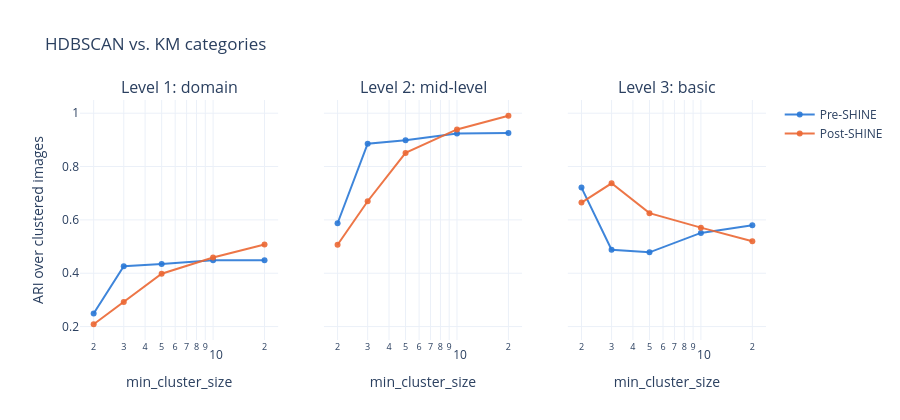

Notebook cell for this chart:
### Markdown cell above
## 1b. HDBSCAN agreement with KM levels (ndim = 10)

### Code cell
h = T["hdbscan"].query("ndim == 10")
fig = make_subplots(rows=1, cols=3, subplot_titles=["Level 1: domain", "Level 2: mid-level", "Level 3: basic"], shared_yaxes=True)
for k, level in enumerate([1, 2, 3], start=1):
    for c in COHORTS:
        d = h.query("cohort == @c and km_level == @level")
        fig.add_trace(go.Scatter(x=d["min_cluster_size"], y=d["ari"], mode="lines+markers", name=LABEL[c],
                                 line_color=COLOR[c], showlegend=k == 1), row=1, col=k)
fig.update_xaxes(type="log", title_text="min_cluster_size")
fig.update_yaxes(title_text="ARI over clustered images", row=1, col=1)
fig.update_layout(template="plotly_white", height=420, title="HDBSCAN vs. KM categories")
fig

### Figure 1 — Plotly figure (JSON) as saved in the notebook; plotly's stock layout.template omitted (floating-point values rounded to 4 significant figures)
{"data": [{"line": {"color": "rgba(42,120,214,0.9)"}, "mode": "lines+markers", "name": "Pre-SHINE", "showlegend": true, "type": "scatter", "x": [2, 3, 5, 10, 20], "xaxis": "x", "y": [0.2488, 0.426, 0.4345, 0.4487, 0.449], "yaxis": "y"}, {"line": {"color": "rgba(235,104,52,0.9)"}, "mode": "lines+markers", "name": "Post-SHINE", "showlegend": true, "type": "scatter", "x": [2, 3, 5, 10, 20], "xaxis": "x", "y": [0.2087, 0.2922, 0.3982, 0.4589, 0.5074], "yaxis": "y"}, {"line": {"color": "rgba(42,120,214,0.9)"}, "mode": "lines+markers", "name": "Pre-SHINE", "showlegend": false, "type": "scatter", "x": [2, 3, 5, 10, 20], "xaxis": "x2", "y": [0.5873, 0.8857, 0.8989, 0.9241, 0.9258], "yaxis": "y2"}, {"line": {"color": "rgba(235,104,52,0.9)"}, "mode": "lines+markers", "name": "Post-SHINE", "showlegend": false, "type": "scatter", "x": [2, 3, 5, 10, 20], "xaxis": "x2", "y": [0.5069, 0.6699, 0.8511, 0.9392, 0.9904], "yaxis": "y2"}, {"line": {"color": "rgba(42,120,214,0.9)"}, "mode": "lines+markers", "name": "Pre-SHINE", "showlegend": false, "type": "scatter", "x": [2, 3, 5, 10, 20], "xaxis": "x3", "y": [0.721, 0.4881, 0.4783, 0.5512, 0.5797], "yaxis": "y3"}, {"line": {"color": "rgba(235,104,52,0.9)"}, "mode": "lines+markers", "name": "Post-SHINE", "showlegend": false, "type": "scatter", "x": [2, 3, 5, 10, 20], "xaxis": "x3", "y": [0.6648, 0.7371, 0.6253, 0.5708, 0.5201], "yaxis": "y3"}], "layout": {"annotations": [{"font": {"size": 16}, "showarrow": false, "text": "Level 1: domain", "x": 0.1444, "xanchor": "center", "xref": "paper", "y": 1.0, "yanchor": "bottom", "yref": "paper"}, {"font": {"size": 16}, "showarrow": false, "text": "Level 2: mid-level", "x": 0.5, "xanchor": "center", "xref": "paper", "y": 1.0, "yanchor": "bottom", "yref": "paper"}, {"font": {"size": 16}, "showarrow": false, "text": "Level 3: basic", "x": 0.8556, "xanchor": "center", "xref": "paper", "y": 1.0, "yanchor": "bottom", "yref": "paper"}], "height": 420, "title": {"text": "HDBSCAN vs. KM categories"}, "xaxis": {"anchor": "y", "domain": [0.0, 0.2889], "title": {"text": "min_cluster_size"}, "type": "log"}, "xaxis2": {"anchor": "y2", "domain": [0.3556, 0.6444], "title": {"text": "min_cluster_size"}, "type": "log"}, "xaxis3": {"anchor": "y3", "domain": [0.7111, 1.0], "title": {"text": "min_cluster_size"}, "type": "log"}, "yaxis": {"anchor": "x", "domain": [0.0, 1.0], "title": {"text": "ARI over clustered images"}}, "yaxis2": {"anchor": "x2", "domain": [0.0, 1.0], "matches": "y", "showticklabels": false}, "yaxis3": {"anchor": "x3", "domain": [0.0, 1.0], "matches": "y", "showticklabels": false}}}
